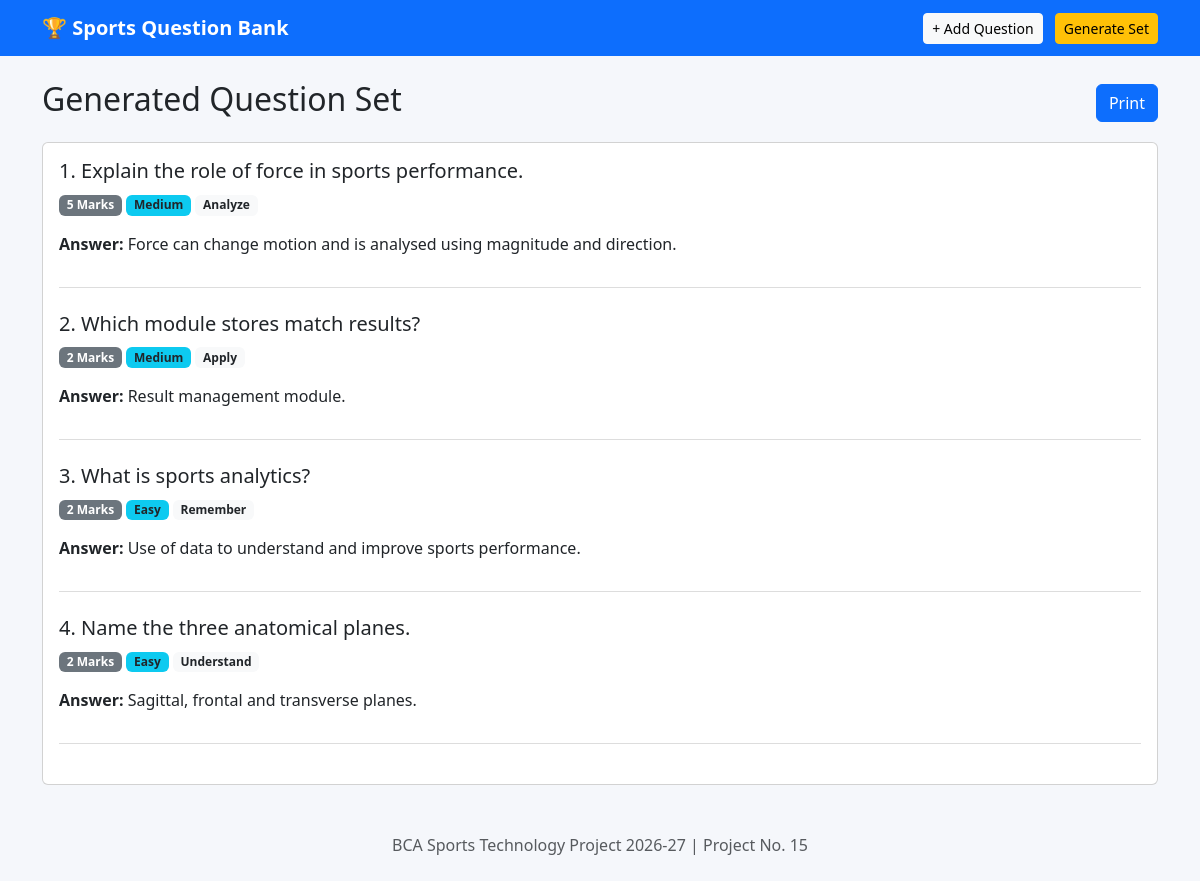
Screenshot of /question-set with the database file from the repository.
### tables this page shows
CREATE TABLE questions (
id INTEGER PRIMARY KEY AUTOINCREMENT, course TEXT NOT NULL, semester TEXT NOT NULL,
subject TEXT NOT NULL, unit TEXT NOT NULL, topic TEXT NOT NULL, question_type TEXT NOT NULL,
difficulty TEXT NOT NULL, marks INTEGER NOT NULL, bloom TEXT NOT NULL, tags TEXT, question TEXT NOT NULL, answer TEXT);

### app.py (the view)
@app.route("/question-set")
def question_set():
    conn = get_db()
    rows = conn.execute("SELECT * FROM questions ORDER BY RANDOM() LIMIT 10").fetchall()
    conn.close()
    return render_template("question_set.html", questions=rows)

### app.py (called while the page is built)
def get_db():
    conn = sqlite3.connect(DB)
    conn.row_factory = sqlite3.Row
    return conn

### templates/question_set.html (shortened to what this page needs)
{% extends "base.html" %}{% block content %}
<div class="d-flex justify-content-between align-items-center mb-3"><h2>Generated Question Set</h2><button class="btn btn-primary" onclick="window.print()">Print</button></div>
<div class="card card-body">
{% for q in questions %}
<div class="question mb-4"><h5>{{loop.index}}. {{q.question}}</h5>
<p><span class="badge bg-secondary">{{q.marks}} Marks</span> <span class="badge bg-info text-dark">{{q.difficulty}}</span> <span class="badge bg-light text-dark">{{q.bloom}}</span></p>
<p><strong>Answer:</strong> {{q.answer or 'Not provided'}}</p></div>
{% endfor %}
</div>{% endblock %}

### static/style.css (style rules this page uses)
body { background:#f5f7fb }
.question { border-bottom:1px solid #ddd;padding-bottom:15px }

### rows the page displays
questions: question "Explain the role of force in sports performance.", marks "5", difficulty "Medium", bloom "Analyze", answer "Force can change motion and is analysed using magnitude and direction."
questions: question "Which module stores match results?", marks "2", difficulty "Medium", bloom "Apply", answer "Result management module."
questions: question "What is sports analytics?", marks "2", difficulty "Easy", bloom "Remember", answer "Use of data to understand and improve sports performance."
questions: question "Name the three anatomical planes.", marks "2", difficulty "Easy", bloom "Understand", answer "Sagittal, frontal and transverse planes."
